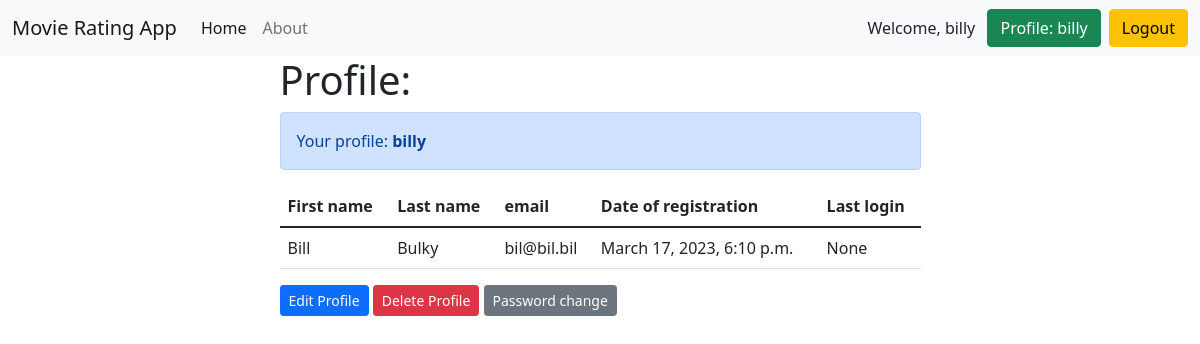
/users/profile/ (signed in), run on an earlier commit of the app's database.
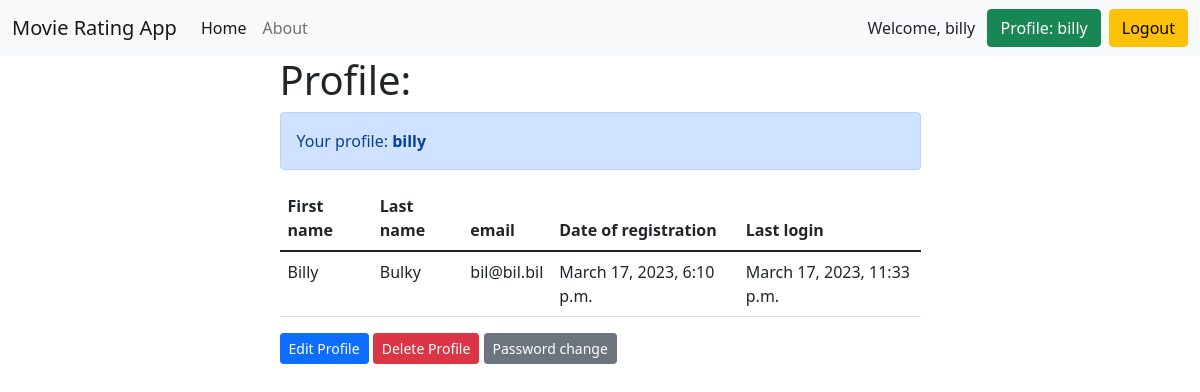
And on a later commit of the database.
### accounts/models.py (models this page shows)
class User(AbstractUser):
    email = models.EmailField(unique=True, verbose_name='email')
    date_of_birth = models.DateField(blank=True, null=True, verbose_name='date of birth')

### accounts/views.py (the view)
# urls.py: path('profile/', profile, name='profile'),
@login_required
def profile(request):
    return render(request, 'accounts/profile.html')

### accounts/templates/accounts/profile.html (shortened to what this page needs)
{% extends 'base.html' %}
{% block content %}
<h1>Profile:</h1>
<div class="alert alert-primary" role="alert">Your profile: <b>{{ user.username }}</b></div>
<table class="table">
    <thead>
    <tr>
        <th scope="col">First name</th>
        <th scope="col">Last name</th>
        <th scope="col">email</th>
        <th scope="col">Date of registration</th>
        <th scope="col">Last login</th>
    </tr>
    </thead>
    <tbody>
    <tr>
        <td>{{ user.first_name }}</td>
        <td>{{ user.last_name }}</td>
        <td>{{ user.email }}</td>
        <td>{{ user.date_joined }}</td>
        <td>{{ user.last_login }}</td>
    </tr>
    </tbody>
</table>
<a href="{% url 'accounts:edit_user' pk=user.id %}" class="btn btn-primary btn-sm">Edit Profile</a>
<a href="{% url 'accounts:delete_user' pk=user.id %}" class="btn btn-danger btn-sm">Delete Profile</a>
<a href="#" class="btn btn-secondary btn-sm">Password change</a>
{% endblock %}

### templates/base.html (shortened to what this page needs)
<!DOCTYPE html>
<html lang="en">
<head>
    <link href="https://cdn.jsdelivr.net/npm/bootstrap@5.1.3/dist/css/bootstrap.min.css" rel="stylesheet"
>
</head>
<body>
<nav class="navbar navbar-expand-lg navbar-light bg-light">
    <div class="container-fluid">
        <a class="navbar-brand" href="{% url 'home' %}">Movie Rating App</a>
        <div class="collapse navbar-collapse" id="navbarNavAltMarkup">
            <div class="navbar-nav">
                <a class="nav-link active" aria-current="page" href="{% url 'home' %}">Home</a>
                <a class="nav-link" href="{% url 'about' %}">About</a>
            </div>
        </div>
        {% if request.user.is_authenticated %}
        Welcome, {{ user.username }}
        &ensp;<a class="btn btn-success" href="{% url 'accounts:profile' %}" type="submit">Profile: {{ user.username }}</a>
        &ensp;<a class="btn btn-warning" href="{% url 'accounts:logout' %}" type="submit">Logout</a>
        {% else %}
        <a class="btn btn-warning" href="{% url 'accounts:login' %}" type="submit">Login</a>&ensp;
        <a class="btn btn-danger" href="{% url 'accounts:register' %}" type="submit">Sign Up</a>
        {% endif %}
    </div>
</nav>
<div class="container">
    <div class="row">
        <div class="col-md-7 m-auto">
            {% block content %}
            {% endblock %}
        </div>
    </div>
</div>
</body>
</html>

What changed in the data, as far as the page shows it:
changed User "billy": first_name "Bill" → "Billy"; last_login "None" → "March 17, 2023, 11:33 p.m."
